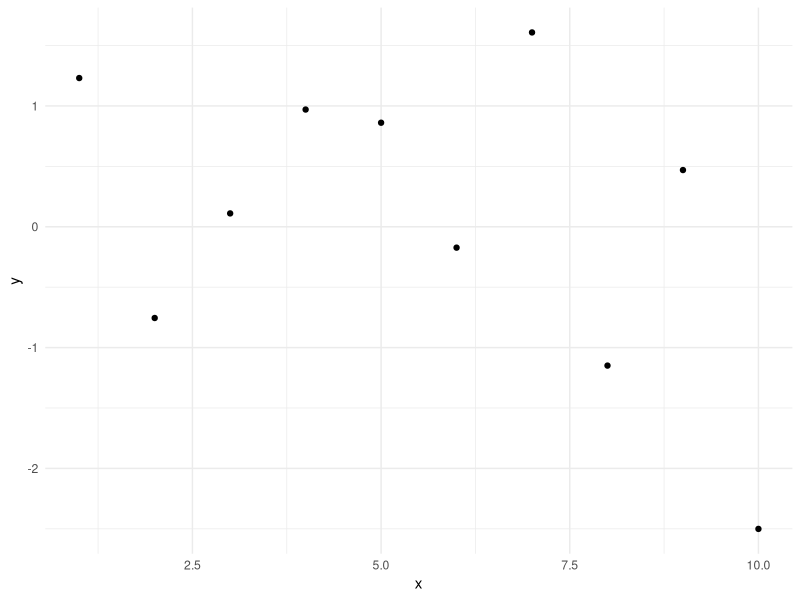
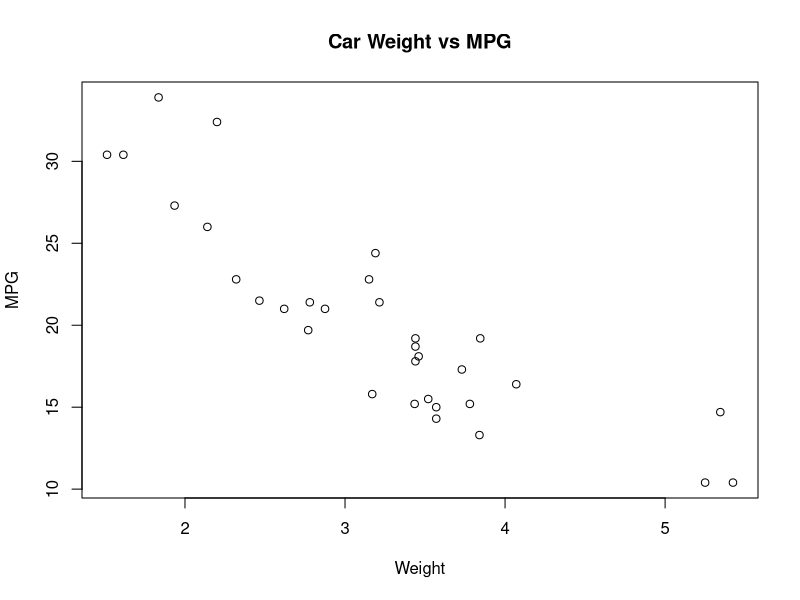
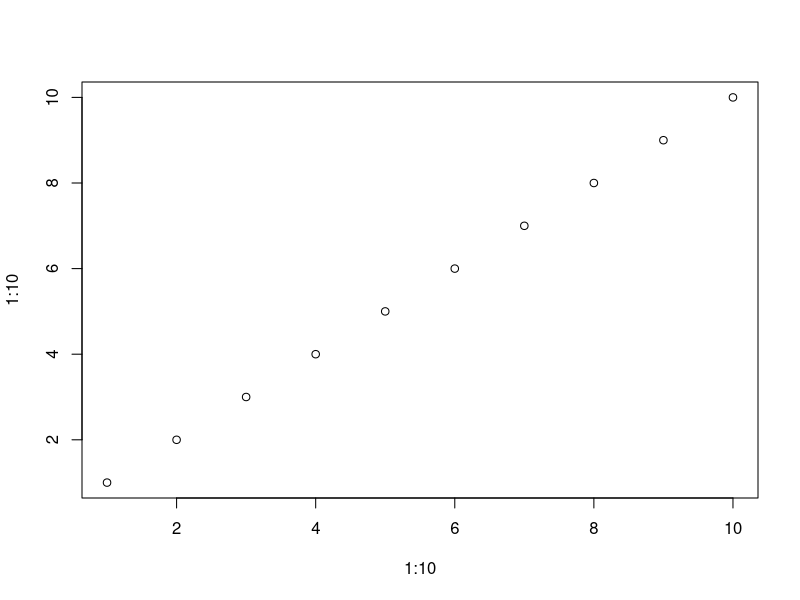
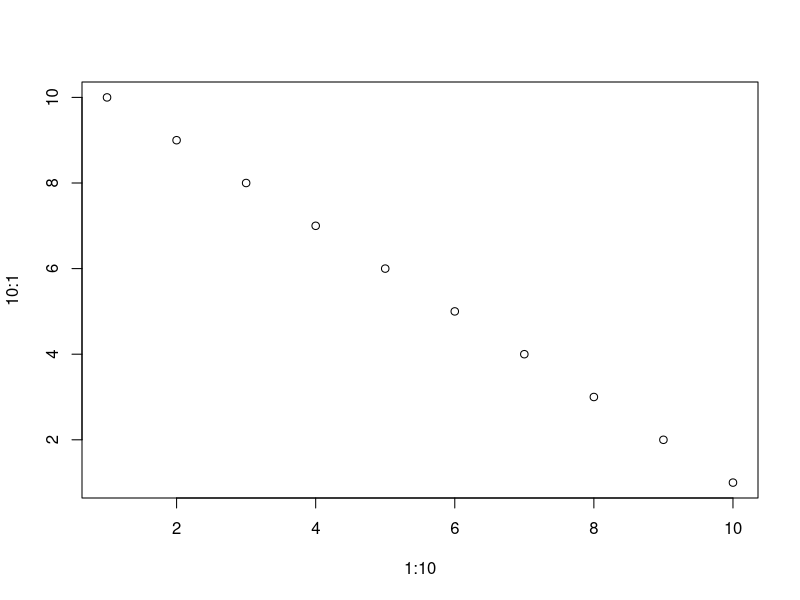
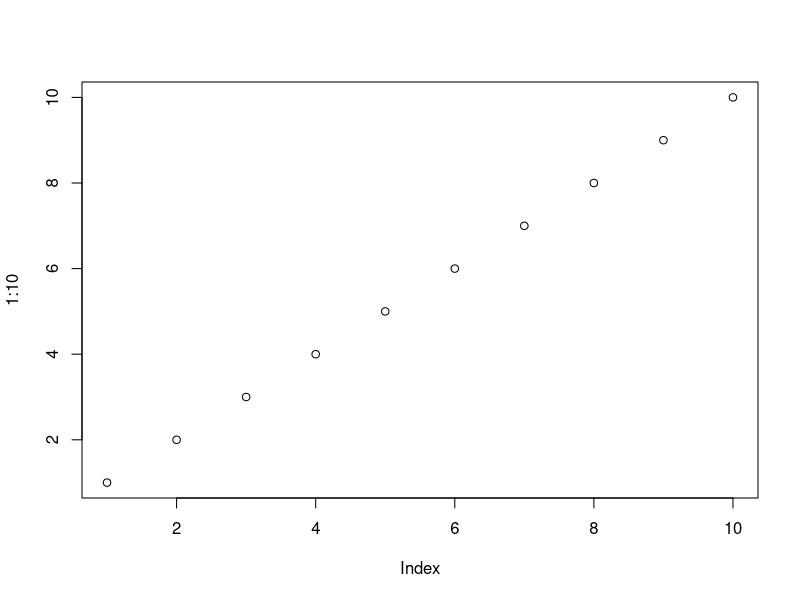

Write R code to recreate these figures, in order.
## ---- chunk 1
#| label: r-example
#| echo: true
#| eval: true
#| warning: false
#| message: false

# Load packages
library(tidyverse)

# Create data
data <- data.frame(
  x = 1:10,
  y = rnorm(10)
)

# Create plot
ggplot(data, aes(x, y)) +
  geom_point() +
  theme_minimal()
## ---- chunk 2
#| label: chunk-name           # Unique identifier
#| echo: true                  # Show code (true/false)
#| eval: true                  # Run code (true/false)
#| include: true               # Include in output (true/false)
#| warning: false              # Show warnings
#| message: false              # Show messages
#| error: false                # Show errors
#| output: true                # Show output (true/false/asis)
#| cache: false                # Cache results
#| fig-width: 7                # Figure width in inches
#| fig-height: 5               # Figure height in inches
#| fig-cap: "Caption text"     # Figure caption
#| fig-alt: "Alt text"         # Alternative text
#| tbl-cap: "Table caption"    # Table caption
#| code-fold: true             # Collapsible code
#| code-summary: "Show code"   # Collapsed code label
## ---- chunk 3
#| label: tbl-example
#| tbl-cap: "Summary Statistics"

library(knitr)

# Using kable
kable(head(mtcars))

# Using gt (for fancy tables)
# library(gt)
# gt(head(mtcars))
## ---- chunk 4
#| label: tbl-cars
#| tbl-cap: "Motor Trend Car Data"

kable(head(mtcars, 3))
## ---- chunk 5
#| label: fig-scatter
#| fig-cap: "Scatterplot of X vs Y"
#| fig-width: 6
#| fig-height: 4

plot(mtcars$wt, mtcars$mpg,
     xlab = "Weight", 
     ylab = "MPG",
     main = "Car Weight vs MPG")
## ---- chunk 6
#| label: fig-two-plots
#| fig-cap: "Two plots side by side"
#| fig-subcap: 
#|   - "Plot A"
#|   - "Plot B"
#| layout-ncol: 2

plot(1:10, 1:10)
plot(1:10, 10:1)
## ---- chunk 7
#| label: fig-plot
#| fig-cap: "My plot"

plot(1:10)
## ---- chunk 8
#| label: tbl-data
#| tbl-cap: "My table"

kable(head(mtcars))
## ---- chunk 9
##| file: "external_script.R"
## ---- chunk 10
##| child: "child_document.qmd"
